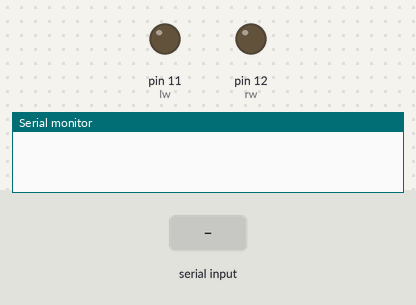
This sketch was run on a simulated Arduino Uno, built with avr-gcc and run on an emulated ATmega328P. Shown: output pins drawn as LEDs (lit = HIGH), the last lines printed to the serial monitor. The test bench sets the inputs (shaded band).

Above: at 1.2 s.
1.3 s: "1" received over Serial
At 2.5 s:
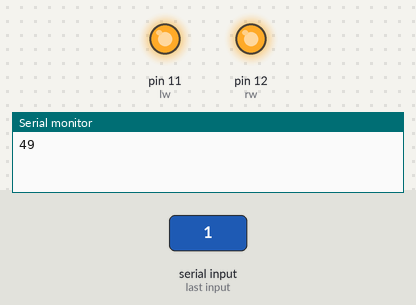
2.8 s: "2" received over Serial
At 3.6 s:
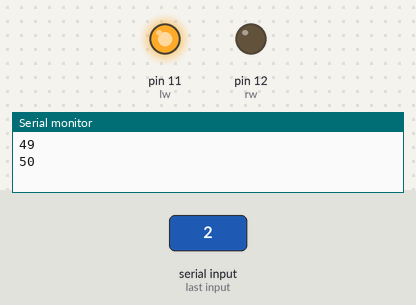
4.3 s: "3" received over Serial
At 4.8 s:
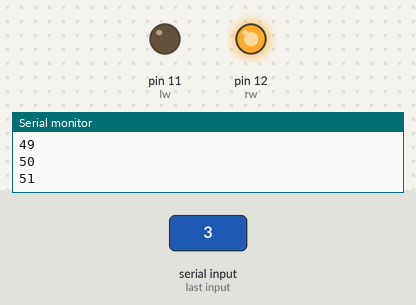
5.8 s: "0" received over Serial
At 7.1 s:
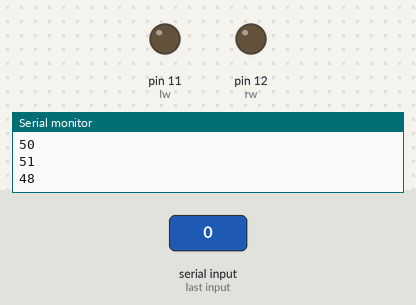
Timing chart, 0 to 8.3 s (numbered marks = the images above; inputs shaded):
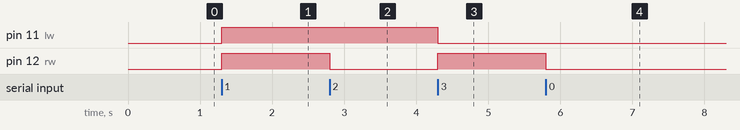

The sketch:

wheel.ino
```cpp
// lw - Output pin of left wheel.
// rw - Output pin of right wheel.

const int lw=11;
const int rw=12;
int option = 52;

void setup() {
    pinMode(lw, OUTPUT);
    pinMode(rw, OUTPUT);
    Serial.begin(9600);
}

void loop() {
    if (Serial.available() > 0) {
        option = Serial.read();
        Serial.println(option);
    }

    switch (option) {
        // Write signals to output pins based on input
        // from the backend code.

        // A HIGH signal activates the wheel while
        // a LOW signal switches it off.
        case 49:
            digitalWrite(lw, HIGH);
            digitalWrite(rw, HIGH);
        break;
        case 50:
            digitalWrite(lw, HIGH);
            digitalWrite(rw, LOW);
        break;
        case 51:
            digitalWrite(lw, LOW);
            digitalWrite(rw, HIGH);
        break;
        default:
            digitalWrite(lw, LOW);
            digitalWrite(rw, LOW);
        break;
    }
}
```

Measured:
- after the input at 1.3 s, pin 11 (lw), pin 12 (rw): LOW → HIGH at once
- after the input at 2.8 s, pin 12 (rw): HIGH → LOW at once
- after the input at 4.3 s, pin 11 (lw): HIGH → LOW at once; pin 12 (rw): LOW → HIGH at once
- after the input at 5.8 s, pin 12 (rw): HIGH → LOW at once
